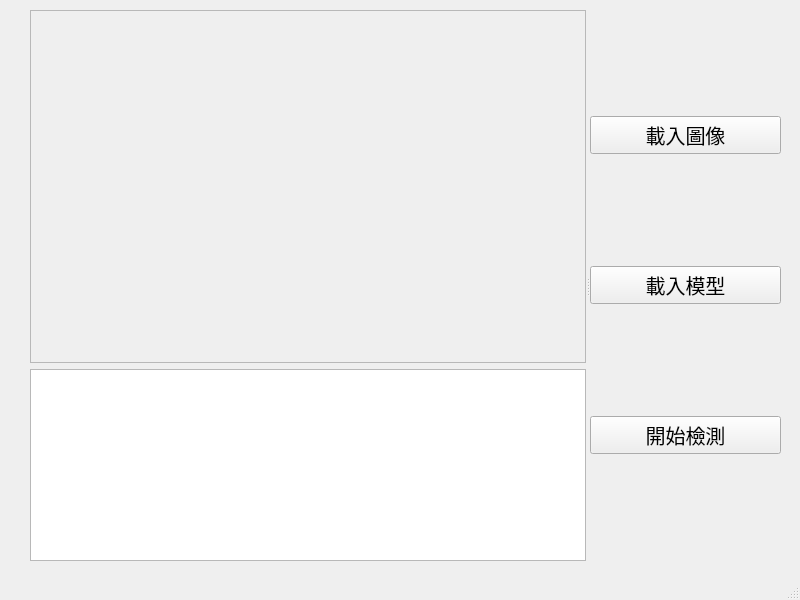
<?xml version="1.0" encoding="UTF-8"?>
<ui version="4.0">
 <class>QMainWindow</class>
 <widget class="QMainWindow" name="QMainWindow">
  <property name="geometry">
   <rect>
    <x>0</x>
    <y>0</y>
    <width>800</width>
    <height>600</height>
   </rect>
  </property>
  <property name="windowTitle">
   <string>MainWindow</string>
  </property>
  <widget class="QWidget" name="centralwidget">
   <widget class="QSplitter" name="splitter">
    <property name="geometry">
     <rect>
      <x>30</x>
      <y>10</y>
      <width>751</width>
      <height>551</height>
     </rect>
    </property>
    <property name="orientation">
     <enum>Qt::Horizontal</enum>
    </property>
    <widget class="QWidget" name="layoutWidget">
     <layout class="QVBoxLayout" name="verticalLayout_2">
      <item>
       <widget class="QScrollArea" name="displaywindow">
        <property name="sizePolicy">
         <sizepolicy hsizetype="Expanding" vsizetype="Expanding">
          <horstretch>0</horstretch>
          <verstretch>0</verstretch>
         </sizepolicy>
        </property>
        <property name="widgetResizable">
         <bool>true</bool>
        </property>
        <widget class="QWidget" name="scrollAreaWidgetContents">
         <property name="geometry">
          <rect>
           <x>0</x>
           <y>0</y>
           <width>550</width>
           <height>349</height>
          </rect>
         </property>
        </widget>
       </widget>
      </item>
      <item>
       <widget class="QTextEdit" name="loggingwindow">
        <property name="sizePolicy">
         <sizepolicy hsizetype="Expanding" vsizetype="Minimum">
          <horstretch>0</horstretch>
          <verstretch>0</verstretch>
         </sizepolicy>
        </property>
       </widget>
      </item>
     </layout>
    </widget>
    <widget class="QWidget" name="layoutWidget">
     <layout class="QVBoxLayout" name="verticalLayout">
      <item>
       <widget class="QPushButton" name="loadimg_btn">
        <property name="font">
         <font>
          <pointsize>15</pointsize>
         </font>
        </property>
        <property name="text">
         <string>載入圖像</string>
        </property>
       </widget>
      </item>
      <item>
       <widget class="QPushButton" name="loadmodel_btn">
        <property name="font">
         <font>
          <pointsize>15</pointsize>
         </font>
        </property>
        <property name="text">
         <string>載入模型</string>
        </property>
       </widget>
      </item>
      <item>
       <widget class="QPushButton" name="detect_btn">
        <property name="font">
         <font>
          <pointsize>15</pointsize>
         </font>
        </property>
        <property name="text">
         <string>開始檢測</string>
        </property>
       </widget>
      </item>
     </layout>
    </widget>
   </widget>
  </widget>
  <widget class="QMenuBar" name="menubar">
   <property name="geometry">
    <rect>
     <x>0</x>
     <y>0</y>
     <width>800</width>
     <height>22</height>
    </rect>
   </property>
  </widget>
  <widget class="QStatusBar" name="statusbar"/>
 </widget>
 <resources/>
 <connections/>
</ui>
